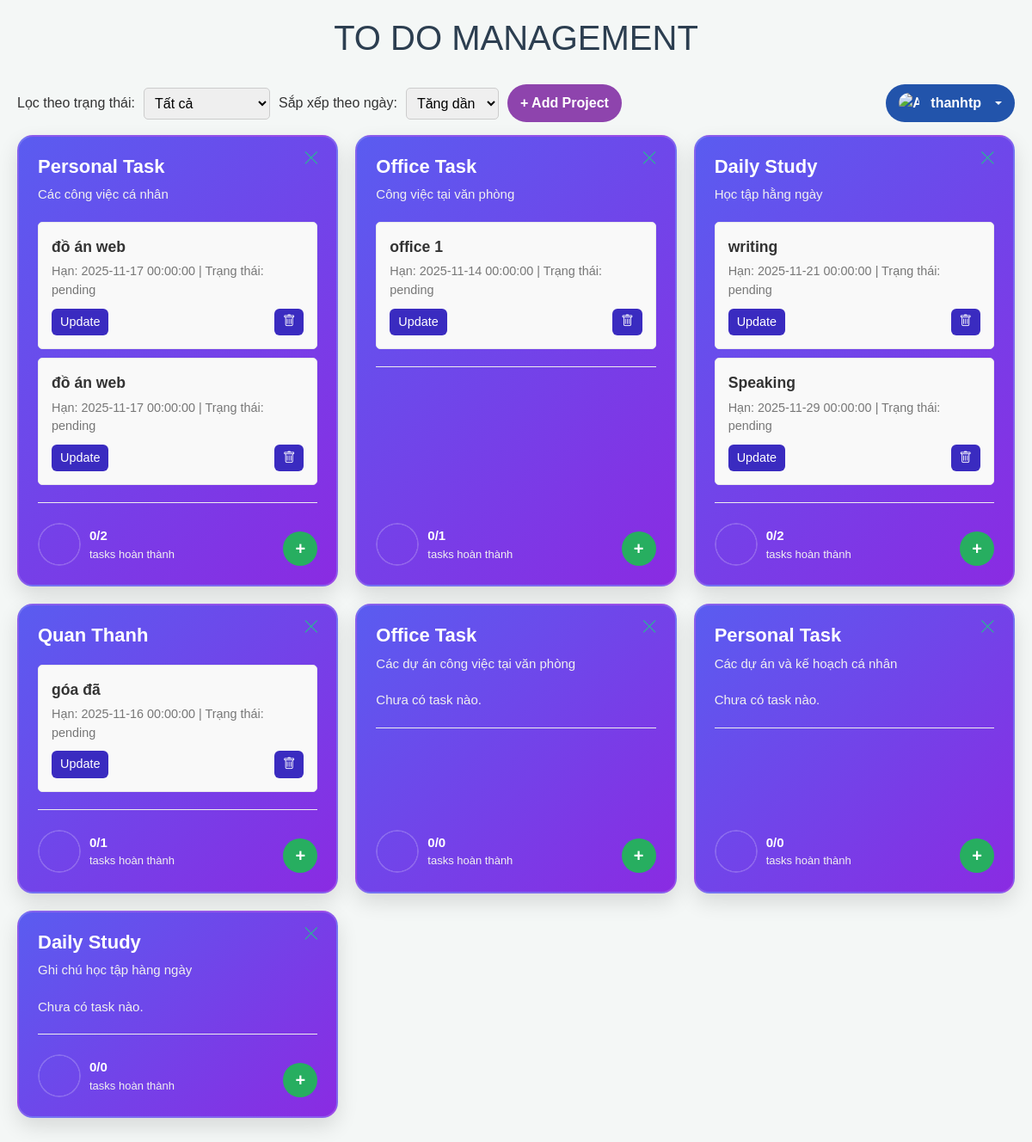
/index.php (signed in), run on the app's committed database.
### tables this page shows
CREATE TABLE `projects` (
  `id` int(11) NOT NULL,
  `user_id` int(11) NOT NULL,
  `name` varchar(255) NOT NULL,
  `description` text DEFAULT NULL,
  `color` varchar(20) DEFAULT '#7b5dff',
  `created_at` timestamp NOT NULL DEFAULT current_timestamp()
);

CREATE TABLE `tasks` (
  `id` int(11) NOT NULL,
  `user_id` int(11) NOT NULL,
  `project_id` int(11) DEFAULT NULL,
  `title` varchar(255) NOT NULL,
  `description` text DEFAULT NULL,
  `due_date` datetime DEFAULT NULL,
  `status` enum('pending','in_progress','completed') DEFAULT 'pending',
  `created_at` timestamp NOT NULL DEFAULT current_timestamp()
);

### index.php (the view, shortened to what this page needs)
<?php
$user_id_can_lay = $_SESSION['user']['id'];
$db_host = 'localhost';
$db_name = 'taskproject';
$db_user = 'root';
$db_pass = '';
$projects = [];
try {
    $pdo = new PDO("mysql:host=$db_host;dbname=$db_name;charset=utf8mb4", $db_user, $db_pass);
    $pdo->setAttribute(PDO::ATTR_ERRMODE, PDO::ERRMODE_EXCEPTION);
    $stmt_projects = $pdo->prepare("SELECT id, name, description FROM projects WHERE user_id = ?");
    $stmt_projects->execute([$user_id_can_lay]);
    $projects = $stmt_projects->fetchAll(PDO::FETCH_ASSOC);
    $sort_order = isset($_GET['sort']) && $_GET['sort'] == 'desc' ? 'DESC' : 'ASC';
    $sql_tasks = "SELECT id, project_id, title, description, due_date, status FROM tasks WHERE user_id = ?";
    $params = [$user_id_can_lay];
    $sql_tasks .= " ORDER BY due_date $sort_order";
    $stmt_tasks = $pdo->prepare($sql_tasks);
    $stmt_tasks->execute($params);
    $all_tasks = $stmt_tasks->fetchAll(PDO::FETCH_ASSOC);
    $tasks_by_project = [];
    foreach ($all_tasks as $task) {
        $tasks_by_project[$task['project_id']][] = $task;
    }
} catch (PDOException $e) {
    die("Lỗi CSDL: " . $e->getMessage());
}
?>
<!DOCTYPE html>
<html lang="vi">
<head>
    <link rel="stylesheet" href="https://cdn.jsdelivr.net/npm/bootstrap@5.3.3/dist/css/bootstrap.min.css">
    <link rel="stylesheet" href="https://cdn.jsdelivr.net/npm/bootstrap-icons@1.11.3/font/bootstrap-icons.min.css">
</head>
<body>
    <header>
        <h1> TO DO MANAGEMENT </h1>
    </header>
    <main>
        <div class="page-controls">
            <form method="GET" class="filter-form">
                <label for="status">Lọc theo trạng thái:</label>
                <select name="status" id="status" onchange="this.form.submit()">
                    <option value="">Tất cả</option>
                </select>
                <label for="sort">Sắp xếp theo ngày:</label>
                <select name="sort" id="sort" onchange="this.form.submit()">
                    <option value="asc" <?php echo ($sort_order == 'ASC' ? 'selected' : ''); ?>>Tăng dần</option>
                </select>
                <a href="CreateProject.php" class="add-project-btn">+ Add Project</a>
            </form>
            <div class="dropdown">
    <button class="btn user-menu-btn dropdown-toggle" type="button" id="userMenuButton" data-bs-toggle="dropdown" aria-expanded="false">
        <?php
            $avatar_path = $_SESSION['user']['avatar'] ?? 'path/to/default-avatar.png';
        ?>
        <img src="<?php echo htmlspecialchars($avatar_path); ?>"
             alt="Avatar"
             style="width: 24px; height: 24px; border-radius: 50%; object-fit: cover; margin-right: 5px;">
        <?php echo htmlspecialchars($_SESSION['user']['username'] ?? 'Tài khoản'); ?>
    </button>
</div>
        <div class="project-container">
    <?php if (empty($projects)): ?>
        <p>Bạn chưa có dự án nào. Hãy tạo một dự án mới!</p>
    <?php else: ?>
        <?php foreach ($projects as $project): ?>
            <div class="project-card" onclick="openProjectModal(this)">
                <a href="deleteProject.php?id=<?php echo $project['id']; ?>"
               class="project-delete-btn"
               onclick="event.stopPropagation(); return confirm('Bạn có chắc muốn XÓA TOÀN BỘ dự án này và tất cả task bên trong?');">
                <i class="bi bi-x-lg"></i> </a>
                    <?php
                    $completed_count = 0;
                    $total_count = 0;
                    $percentage = 0;
                    if (!empty($tasks_by_project[$project['id']])) {
                    $total_count = count($tasks_by_project[$project['id']]);
                    if ($total_count > 0) {
                    $percentage = ($completed_count / $total_count) * 100;
                    }
                    }
                    ?>
                    <div class="project-progress" onclick="event.stopPropagation();">
                    <div class="progress-circle" style="--progress-percent: <?php echo $percentage; ?>%;"></div>
                    <div class="progress-text">
                    <strong><?php echo $completed_count; ?>/<?php echo $total_count; ?></strong>
                    tasks hoàn thành
                    </div>
                    </div>
                <h3><?php echo htmlspecialchars($project['name']); ?></h3>
                <p><?php echo htmlspecialchars($project['description']); ?></p>
                <ul class="task-list">
                <?php if (!empty($tasks_by_project[$project['id']])): ?>
                    <?php foreach ($tasks_by_project[$project['id']] as $task): ?>
                        <li class="task-item <?php echo ($task['status'] == 'completed' ? 'status-completed' : ''); ?>">
                            <strong><?php echo htmlspecialchars($task['title']); ?></strong>
                            <div class="task-meta">
                                Hạn: <?php echo htmlspecialchars($task['due_date']); ?> |
                                Trạng thái: <?php echo htmlspecialchars($task['status']); ?>
                            </div>
                            <div class="task-actions">
                                <a class="action-edit" href="editTask.php?id=<?php echo $task['id']; ?>">Update</a>
                                <form method="POST" action="deleteTask.php" style="margin-left: auto;" onsubmit="return confirm('Bạn chắc muốn xóa task này?');">
                                    <button type="submit" class="action-delete">
                                        <i class="bi bi-trash"></i>
                                    </button>
                                </form>
                            </div>
                        </li>
                    <?php endforeach; ?>
                <?php else: ?>
        <p>Chưa có task nào.</p>
    <?php endif; ?>
    </ul>
<div class="card-footer">
    <a href="CreateTask.php?project_id=<?php echo $project['id']; ?>" class="add-task-btn"> + </a>
</div>
            </div>
        <?php endforeach; ?>
    <?php endif; ?>
</div>
    </main>
    </body>
</html>

### index.php (style rules this page uses)
body { font-family: Arial, sans-serif; background-color: #f4f7f6; color: #333; margin: 0; padding: 20px; }
header { text-align: center; margin-bottom: 30px; }
h1, h2, h3 { color: #2c3e50; }
.project-container { display: grid; grid-template-columns: repeat(auto-fit, minmax(350px, 1fr)); gap: 20px; max-width: 1400px; margin: 0 auto; }
.project-card { background: linear-gradient(135deg, #5A5CF0, #8A2BE2); border-radius: 18px; padding: 22px; color: white; border: 2px solid rgba(255,255,255,0.15); padding-bottom: 80px; box-shadow: 0 10px 25px rgba(0,0,0,0.12); transition: all 0.35s ease; cursor: pointer; position: relative; overflow: hidden; }
.project-card::before { content: ""; position: absolute; top: -120%; left: -120%; width: 250%; height: 250%; background: radial-gradient( circle at center, rgba(255,255,255,0.25), transparent 70% ); transform: rotate(25deg); transition: 0.6s; opacity: 0; }
.user-menu-btn { background-color: #2254abff; color: white !important; border: none; font-weight: bold; padding: 10px 15px; border-radius: 50px; display: flex; align-items: center; gap: 8px; }
.user-menu-btn.dropdown-toggle::after { margin-left: 0.5em; }
.project-card h3 { margin: 0; font-size: 22px; font-weight: bold; color: #fff; }
.project-card p { margin-top: 8px; font-size: 15px; color: #f0f0f0; }
.card-footer { margin-top: 20px; border-top: 1px solid #eee; padding-top: 15px; text-align: right; }
.add-task-btn { width: 40px; height: 40px; display: inline-flex; align-items: center; justify-content: center; border-radius: 50%; background-color: #27ae60; color: white; text-decoration: none; font-size: 20px; font-weight: bold; transition: background-color 0.3s; }
.task-list { list-style: none; padding: 0; margin-top: 20px; }
.task-item { background-color: #f9f9f9; border: 1px solid #eaeaea; border-radius: 5px; padding: 15px; margin-bottom: 10px; }
.task-item strong { display: block; font-size: 1.1em; color: #333; }
.task-item .task-meta { font-size: 0.9em; color: #777; margin: 5px 0; }
.task-actions { margin-top: 10px; display: flex; gap: 10px; flex-wrap: wrap; align-items: center; }
.task-actions a, .task-actions button { text-decoration: none; padding: 5px 10px; border-radius: 6px; font-size: 0.9em; color: #fff; border: none; }
.action-edit { background-color: #3a2bc0ff; }
.action-delete { background-color: #3a2bc0ff; }
.page-controls { display: flex; justify-content: space-between; align-items: center; max-width: 1400px; margin: 0 auto 20px auto; flex-wrap: wrap; gap: 15px; }
.add-task-btn { position: absolute; bottom: 22px; right: 22px; z-index: 10; cursor: pointer; background-color: #27ae60; font-size: 20px !important; font-weight: bold; padding: 8px 14px !important; }
.filter-form { display: flex; gap: 10px; align-items: center; }
.filter-form select, .filter-form button { padding: 8px; border-radius: 5px; border: 1px solid #ccc; }
.add-project-btn { background-color: #8e44ad; color: white; padding: 10px 15px; text-decoration: none; font-weight: bold; border-radius: 50px; transition: 0.3s; }
.project-delete-btn { position: absolute; top: 15px; right: 20px; z-index: 20; color: rgba(16, 224, 117, 0.7); text-decoration: none; font-size: 1.2rem; line-height: 1; transition: all 0.2s ease; }
.project-progress { position: absolute; bottom: 22px; left: 22px; z-index: 10; display: flex; align-items: center; gap: 10px; cursor: default; }
.progress-circle { width: 50px; height: 50px; border-radius: 50%; background-image: conic-gradient( rgba(255, 255, 255, 0.9) var(--progress-percent), rgba(255, 255, 255, 0.2) var(--progress-percent) 100% ); -webkit-mask-image: radial-gradient(transparent 65%, black 66%); mask-image: radial-gradient(transparent 65%, black 66%); }
.progress-text { font-size: 13px; color: #f0f0f0; font-weight: 500; }
.progress-text strong { font-size: 15px; font-weight: bold; display: block; color: #fff; }
.project-card { position: relative; }

### data on the page
projects: completed_count "0", id "2", name "Personal Task", description "Các công việc cá nhân"
tasks: title "đồ án web", due_date "2025-11-17 00:00:00", status "pending"
tasks: title "đồ án web", due_date "2025-11-17 00:00:00", status "pending"
projects: completed_count "0", id "1", name "Office Task", description "Công việc tại văn phòng"
tasks: title "office 1", due_date "2025-11-14 00:00:00", status "pending"
projects: completed_count "0", id "2", name "Daily Study", description "Học tập hằng ngày"
tasks: title "writing", due_date "2025-11-21 00:00:00", status "pending"
tasks: title "Speaking", due_date "2025-11-29 00:00:00", status "pending"
projects: completed_count "0", id "1", name "Quan Thanh"
tasks: title "góa đã", due_date "2025-11-16 00:00:00", status "pending"
projects: completed_count "0", total_count "0", name "Office Task", description "Các dự án công việc tại văn phòng", shows "Chưa có task nào."
projects: completed_count "0", total_count "0", name "Personal Task", description "Các dự án và kế hoạch cá nhân", shows "Chưa có task nào."
projects: completed_count "0", total_count "0", name "Daily Study", description "Ghi chú học tập hàng ngày", shows "Chưa có task nào."

### other printed values
$_SESSION['user']['username'] "thanhtp"
